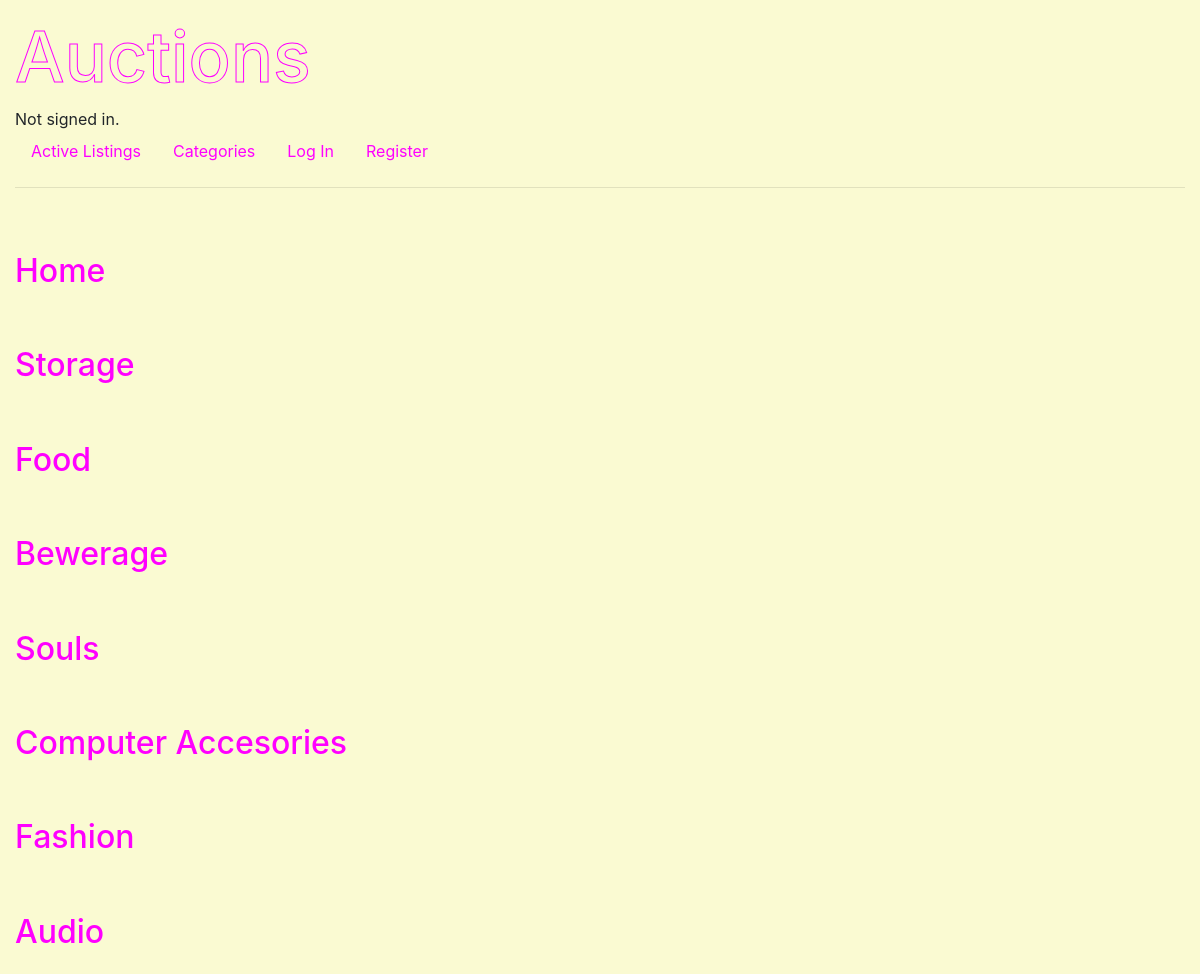
/categories, run on an earlier commit of the app's database.
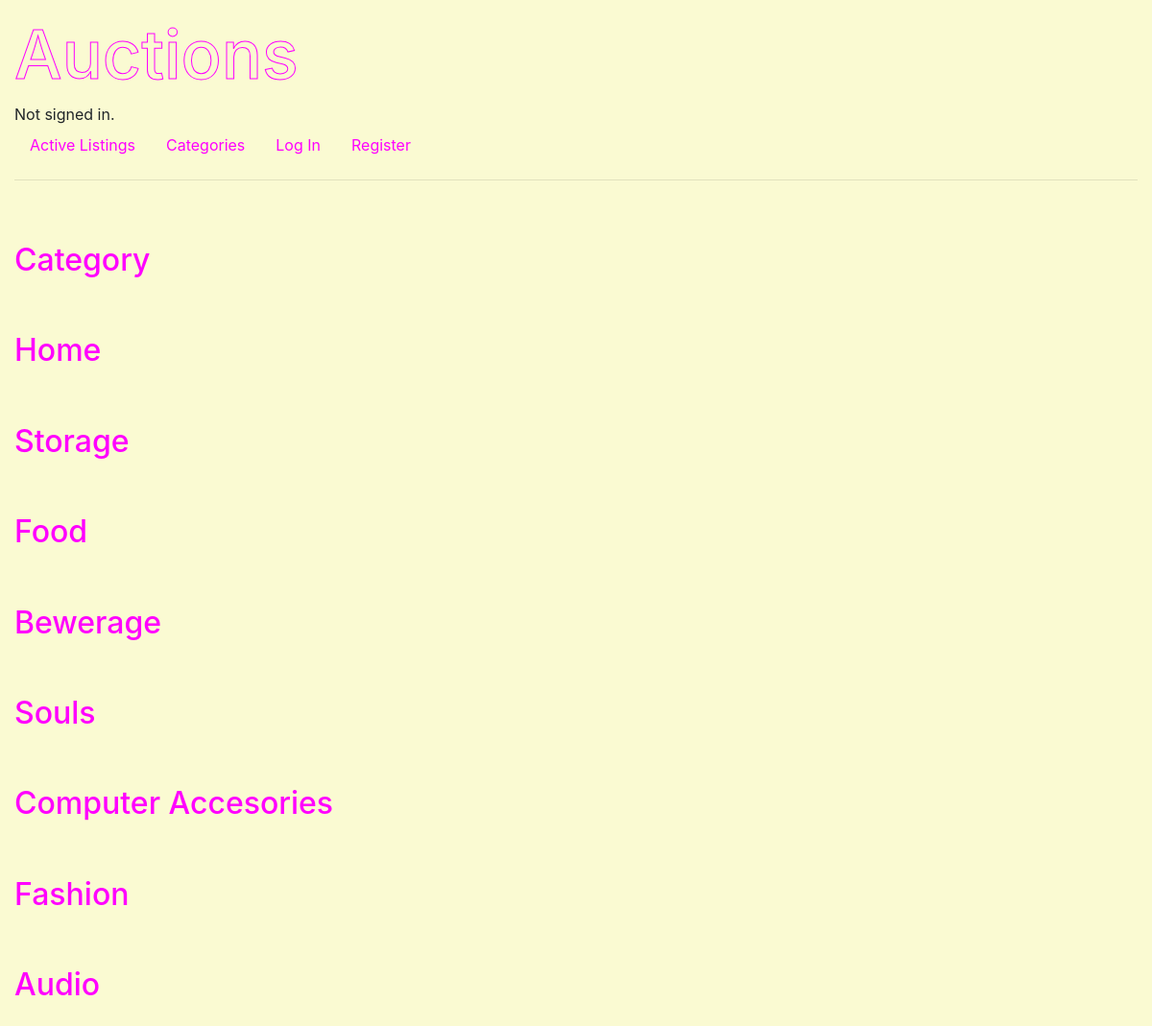
And on a later commit of the database.
### auctions/models.py (models this page shows, shortened)
class Listing(models.Model):
    title = models.CharField(max_length=64)
    description = models.TextField(default = 'Description',max_length=500,)
    category = models.CharField(max_length = 64, default = 'Category', blank=True)
    starting_price = models.DecimalField(max_digits=10, decimal_places=2, validators=[MinValueValidator(Decimal('0.01'))])
    added = models.DateTimeField(auto_now_add=True)
    photo = models.CharField(max_length=2000, blank=True)
    seller = models.ForeignKey(User, on_delete=models.CASCADE, related_name="is_selling")
    is_open = models.BooleanField(default=True)
    winner = models.ForeignKey(User, null=True, blank=True, on_delete=models.SET_NULL, related_name="winner")

### auctions/views.py (the view)
# urls.py: path('categories', views.category_list, name="categories"),
def category_list(request):
    category_list = Listing.objects.values_list('category', flat=True)
    category_list = list(set(category_list))
    return render(request, 'auctions/categories.html', {'categories': category_list})

### auctions/templates/auctions/categories.html
{% extends 'auctions/layout.html' %}
{% block body %}
{% for category in categories %}
<a class='listing_title'href="{% url 'category' category %}"><h2>{{category}}</h2></a>
{% endfor %}
{% endblock %}

What changed in the data, as far as the page shows it:
added Listing: category "Category"
